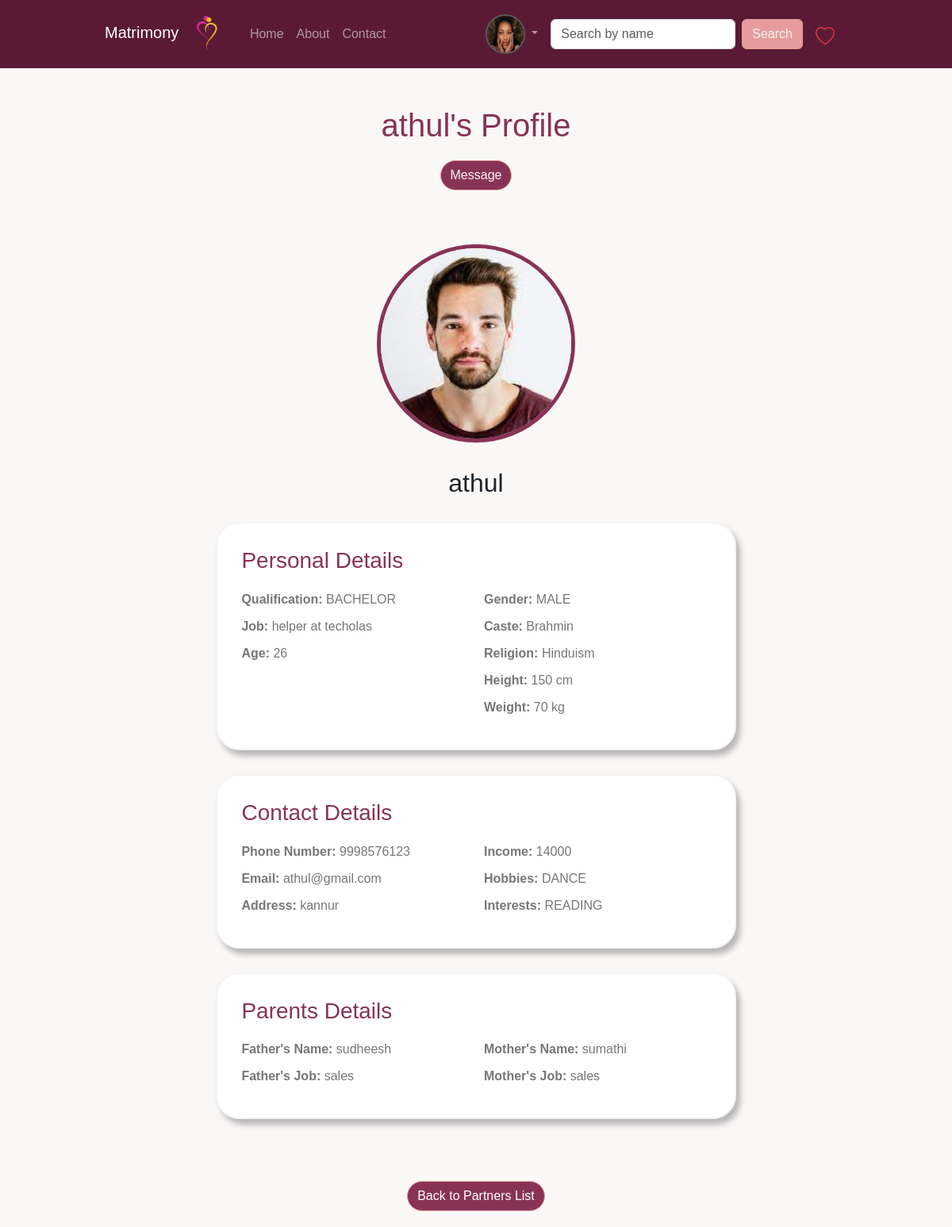
The page /user/partner/4/ (signed in) on the database its author committed.
### account/models.py (models this page shows, shortened)
class User(AbstractUser):
    GENDER_CHOICES = (
        ('MALE', 'Male'),
        ('FEMALE', 'Female'),
        ('OTHERS', 'Other'),
    )
    EXPERTISE_CHOICES = (
        ('BEGINNER', 'Beginner'),
        ('IINTERMEDIATE', 'Intermediate'),
        ('EXPERT', 'Expert'),
    )
    INTERESTS_CHOICES = (
        ('READING', 'Reading'),
        ('WRITING', 'Writing'),
        ('MUSIC', 'Music'),
        ('OTHERS', 'Others'),
    )
    HOBBIES_CHOICES = (
        ('DANCE', 'Dance'),
        ('TRAVEL', 'Travel'),
        ('FOOTBALL', 'Football'),
        ('CRICKET', 'Cricket'),
        ('OTHER', 'Other_activities'),
    )
    profile_photo = models.ImageField(
        upload_to='profile_photos/',
        blank=True,
        verbose_name='Profile photo'
    )
    date_of_birth = models.DateField(
        null=True,
        blank=False,
        verbose_name='Date of birth'
    )
    gender = models.CharField(
        max_length=10,
        choices=GENDER_CHOICES,
        blank=False,
        verbose_name='Gender',
        default='MALE'
    )
    phone_number = models.CharField(
        max_length=15,
        unique=True,
        blank=True,
        null=True,
        verbose_name='Phone number'
    )
    age = models.PositiveIntegerField(null=True, blank=True)
    hobbies = models.TextField(max_length=255, blank=False)
    interests = models.TextField(max_length=255, blank=False)
    smoking_status = models.CharField(max_length=20,default='Non-smoker', choices=[('Non-smoker', 'Non-smoker'),('Smoker', 'Smoker'),('Occasional', 'Occasional'),])
    drinking_status = models.CharField(max_length=20,default='Non-drinker', choices=[('Non-drinker', 'Non-drinker'),('Drinker', 'Drinker'),('Occasional', 'Occasional'),])
    qualification = models.CharField(max_length=255, blank=False
                                     ,choices=[('SSLC', 'SSLC'), ('PLUSTWO', 'PLUSTWO'), ('BACHELOR', 'BACHELOR'), ('MASTERS', 'MASTERS'), ('PHD', 'PHD')]
)
    company_name = models.CharField(max_length=255, blank=True)
    designation = models.CharField(max_length=255, blank=True)
    location = models.CharField(max_length=255, blank=True)
    job_title = models.CharField(max_length=255, blank=True)
    expertise = models.CharField(
        max_length=100,
        choices=EXPERTISE_CHOICES,
        blank=True,
        verbose_name='Expertise',
        default=''
    )

### user/models.py (models this page shows, shortened)
class PersonalDetails(models.Model):
    user=models.OneToOneField(User,on_delete=models.CASCADE,related_name='personaldetails')
    fathers_name = models.CharField(max_length=255, blank=False,default='Unknown')
    fathers_job = models.CharField(max_length=255, blank=False,default='sales')
    mothers_name = models.CharField(max_length=255, blank=False,default='Unknown')
    mothers_job = models.CharField(max_length=255, blank=False,default='sales')
    siblings = models.PositiveIntegerField(default=0)
    income = models.PositiveIntegerField( blank=False,default=0)
    height = models.PositiveIntegerField( blank=False,default=0)
    weight = models.PositiveIntegerField(blank=False,default=0)
    caste = models.CharField(max_length=255, blank=False)
    religion = models.CharField(max_length=255, blank=False)
    horriscope = models.FileField(upload_to='horoscopes/')
    permanent_address=models.TextField(default='Unknown')
    present_address=models.TextField(default='Unknown')
    country=models.CharField(
        max_length=10,
        blank=False,
        verbose_name='country',
        default='NONE',
        choices=[('INDIA','India')]
    )
    state=models.CharField(
        max_length=100,
        blank=False,
        verbose_name='state',
        default='NONE',
        choices=[('KERALA','Kerala'),('TAMILNADU','Tamilnadu')]
    )
    district=models.CharField(
        max_length=100,
        blank=False,
        verbose_name='district',
        default='NONE',
        choices=[('WAYANAD','Wayanad'),('THRISSUR','Thrissur'),('THIRUVANANTHAPURAM','Thiruvananthapuram'),('PATHANAMTHITTA','Pathanamthitta')
                 ,('PALAKKAD','Palakkad'),('MALAPPURAM','Malappuram'),('KOTTAYAM','Kottayam'),('KOLLAM','Kollam')
                 ,('KOZHIKODE','Kozhikode'),('KASARKODE','Kasarkode'),('IDUKKI','Idukki'),('ERNAKULAM','Ernakulam'),('ALAPPUZHA','Alappuzha')]
    )
    caste = models.CharField( max_length=100,choices=[ ('Brahmin', 'Brahmin'), ('Kshatriya', 'Kshatriya'), ('Vaishya', 'Vaishya'),
    ('Shudra', 'Shudra'), ('Dalit', 'Dalit'), ('Koli', 'Koli'), ('Gujar', 'Gujar'),
    ('Lodhi', 'Lodhi'), (' Yadav', 'Yadav'), ('Jat', 'Jat') ,('Others','Others')]
    )
    religion = models.CharField(max_length=100,choices=[ ('Christianity', 'Christianity'), ('Islam', 'Islam'), ('Hinduism', 'Hinduism'),
    ('Buddhism', 'Buddhism'), ('Sikhism', 'Sikhism'), ('Judaism', 'Judaism'), ('Baha’i', 'Baha’i'), ('Jainism', 'Jainism'),
    ('Shintoism', 'Shintoism'), ('Cao Dai', 'Cao Dai'),('Others','Others')])

### user/views.py (the view)
# urls.py: path('partner/<int:pk>/', PartnerProfileView.as_view(), name='partner_profile'),  # Add this line
class PartnerProfileView(DetailView):
    model = User
    template_name = 'partner_profile.html'
    context_object_name = 'partner'
    def get_context_data(self, **kwargs):
        context = super().get_context_data(**kwargs)
        partner = self.object  # This is the User object for the partner
        user_subscription = Subscription.objects.filter(user=self.request.user, active=True).exists()
        try:
            preference = PartnerPreferance.objects.get(user=partner)
        except PartnerPreferance.DoesNotExist:
            preference = None
        context['has_subscription'] = user_subscription
        context['preference'] = preference
        return context

### user/templates/partner_profile.html (shortened to what this page needs)
{% extends 'usernav/shared/navbar.html' %}
{% block content %}
<div class="container">
    <h1 class="profile-header mt-5">{{ partner.username }}'s Profile</h1>
    <div class="text-center">
        <button type="button" id="messageButton" class="btn btn-custom">
            Message
        </button>
    </div>
    <div class="profile-img-container">
        <img src="{{ partner.profile_photo.url }}" alt="{{ partner.username }}" class="profile-img mx-4 mt-5 mb-3">
        <h2 class="mt-3">{{ partner.username }}</h2>
    </div>
    <div class="profile-details">
        <h3>Personal Details</h3>
        <div class="details-row">
            <div class="details-col">
                <p><strong>Qualification:</strong> {{ partner.qualification }}</p>
                <p><strong>Job:</strong> {{ partner.designation }} at {{ partner.company_name }}</p>
                <p><strong>Age:</strong> {{ partner.age }}</p>
            </div>
            <div class="details-col">
                <p><strong>Gender:</strong> {{ partner.gender }}</p>
                <p><strong>Caste:</strong> {{ partner.personaldetails.caste }}</p>
                <p><strong>Religion:</strong> {{ partner.personaldetails.religion }}</p>
                <p><strong>Height:</strong> {{ partner.personaldetails.height }} cm</p>
                <p><strong>Weight:</strong> {{ partner.personaldetails.weight }} kg</p>
            </div>
        </div>
    </div>
    <div id="contactDetails" class="profile-details">
        <h3>Contact Details</h3>
        <div class="details-row">
            <div class="details-col">
                <p><strong>Phone Number:</strong> {{ partner.phone_number }}</p>
                <p><strong>Email:</strong> {{ partner.email }}</p>
                <p><strong>Address:</strong> {{ partner.personaldetails.permanent_address }}</p>
            </div>
            <div class="details-col">
                <p><strong>Income:</strong> {{ partner.personaldetails.income }}</p>
                <p><strong>Hobbies:</strong> {{ partner.hobbies }}</p>
                <p><strong>Interests:</strong> {{ partner.interests }}</p>
            </div>
        </div>
    </div>
    <div class="profile-details">
        <h3>Parents Details</h3>
        <div class="details-row">
            <div class="details-col">
                <p><strong>Father's Name:</strong> {{ partner.personaldetails.fathers_name }}</p>
                <p><strong>Father's Job:</strong> {{ partner.personaldetails.fathers_job }}</p>
            </div>
            <div class="details-col">
                <p><strong>Mother's Name:</strong> {{ partner.personaldetails.mothers_name }}</p>
                <p><strong>Mother's Job:</strong> {{ partner.personaldetails.mothers_job }}</p>
            </div>
        </div>
    </div>
    <div class="text-center">
        <button class="btn btn-custom mt-5">
            <a href="{% url 'user:grid' %}" class="back-btn">Back to Partners List</a>
        </button>
    </div>
</div>
{% endblock %}

### user/templates/usernav/shared/navbar.html (shortened to what this page needs)
{% load static %}
<!doctype html>
<html lang="en">
<head>
    <link href="https://cdn.jsdelivr.net/npm/bootstrap@5.3.2/dist/css/bootstrap.min.css" rel="stylesheet"
 />
    <link rel="stylesheet" href="https://cdn.jsdelivr.net/npm/bootstrap-icons@1.10.5/font/bootstrap-icons.css">
</head>
<body>
    <header>
            <nav class="navbar navbar-expand-sm navbar-dark " style="background-color: rgb(90, 26, 53);">
                <div class="container">
                    <a class="navbar-brand" href="#">Matrimony
                        <img src="{% static 'images/logo.png' %}" alt="" width="60" height="60">
                    </a>
                    <div class="collapse navbar-collapse" id="collapsibleNavId">
                        <ul class="navbar-nav me-auto mt-2 mt-lg-0">
                            <li class="nav-item mnav">
                                <a class="nav-link" href="{% url 'user:matrimonyhome' %}">Home</a>
                            </li>
                            <li class="nav-item mnav">
                                <a class="nav-link" href="{% url 'user:about' %}">About</a>
                            </li>
                            <li class="nav-item mnav">
                                <a class="nav-link" href="#">Contact</a>
                            </li>
                        </ul>
                        {% if user.is_authenticated %}
                        <ul class="navbar-nav ms-auto mt-2 mt-lg-0 me-2" >
                            <li class="nav-item dropdown">
                                <a class="nav-link dropdown-toggle" href="#" role="button" data-bs-toggle="dropdown" aria-expanded="false">
                                    <img src="{{user.profile_photo.url }}" alt="Profile Photo" width="50" height="50" style="border-radius: 25px;border: 2px solid rgb(90, 89, 86);" class="">
                                </a>
                              </li>
                        </ul>
                        {% endif %}
                        <form class="d-flex my-2 my-lg-0" method="get" action="{% url 'user:partner_search' %}">
                            <input class="form-control me-sm-2" type="text" name="name" placeholder="Search by name" />
                            <button class="btn my-2 my-sm-0" style="color: rgb(246, 245, 245); background-color: rgb(230, 156, 156); border-color: rgb(230, 156, 156);" type="submit">
                                Search
                            </button>
                        </form>
                        {% if user.is_authenticated %}
                        <li class="nav-item mt-2 fs-4 mx-3  " style="list-style: none;">
                            <a href="{% url 'user:favorites' %}">
                                <i class="bi bi-heart text-danger" ></i>
                            </a>
                        </li>
                        {% endif %}
                    </div>
                </div>
            </nav>
    </header>
    <main>
        {% block content %}
        {% endblock content %}
    </main>
</body>
</html>

### user/templates/partner_profile.html (style rules this page uses)
body { background-color: rgb(249, 248, 247); font-family: 'Arial', sans-serif; }
.container { max-width: 80%; }
.profile-header { color: rgb(136, 51, 86); margin-bottom: 20px; text-align: center; }
.btn-custom { color: rgb(246, 245, 245); background-color: rgb(136, 51, 86); border-color: rgb(230, 156, 156); border-radius: 25px; margin-bottom: 20px; text-align: center; display: inline-block; }
.profile-img-container { width: 100%; text-align: center; margin-bottom: 30px; }
.profile-img { border-radius: 50%; border: 5px solid rgb(136, 51, 86); width: 250px; height: 250px; object-fit: cover; }
.profile-details { width: 70%; margin: 0 auto; background-color: white; border: 2px solid rgb(245, 243, 243); border-radius: 30px; box-shadow: rgb(184, 182, 182) 5px 7px 7px; padding: 30px; margin-bottom: 30px; }
.profile-details h3 { margin-bottom: 20px; color: rgb(136, 51, 86); }
.profile-details p { font-size: 1rem; color: rgb(119, 119, 119); margin-bottom: 10px; }
.back-btn { color: white; text-decoration: none; }
.details-row { display: flex; flex-wrap: wrap; justify-content: space-between; gap: 20px; }
.details-col { flex: 1; min-width: 200px; }
#contactDetails { display: none; }

### rows shown on the page
User: profile_photo (picture)
User: username "athul", profile_photo (picture), qualification "BACHELOR", designation "helper", company_name "techolas", age "26", gender "MALE", personaldetails.caste "Brahmin", personaldetails.religion "Hinduism", personaldetails.height "150", personaldetails.weight "70", phone_number "9998576123", email "athul@gmail.com", personaldetails.permanent_address "kannur", personaldetails.income "14000", hobbies "DANCE", interests "READING", personaldetails.fathers_name "sudheesh", personaldetails.fathers_job "sales", personaldetails.mothers_name "sumathi", personaldetails.mothers_job "sales"
